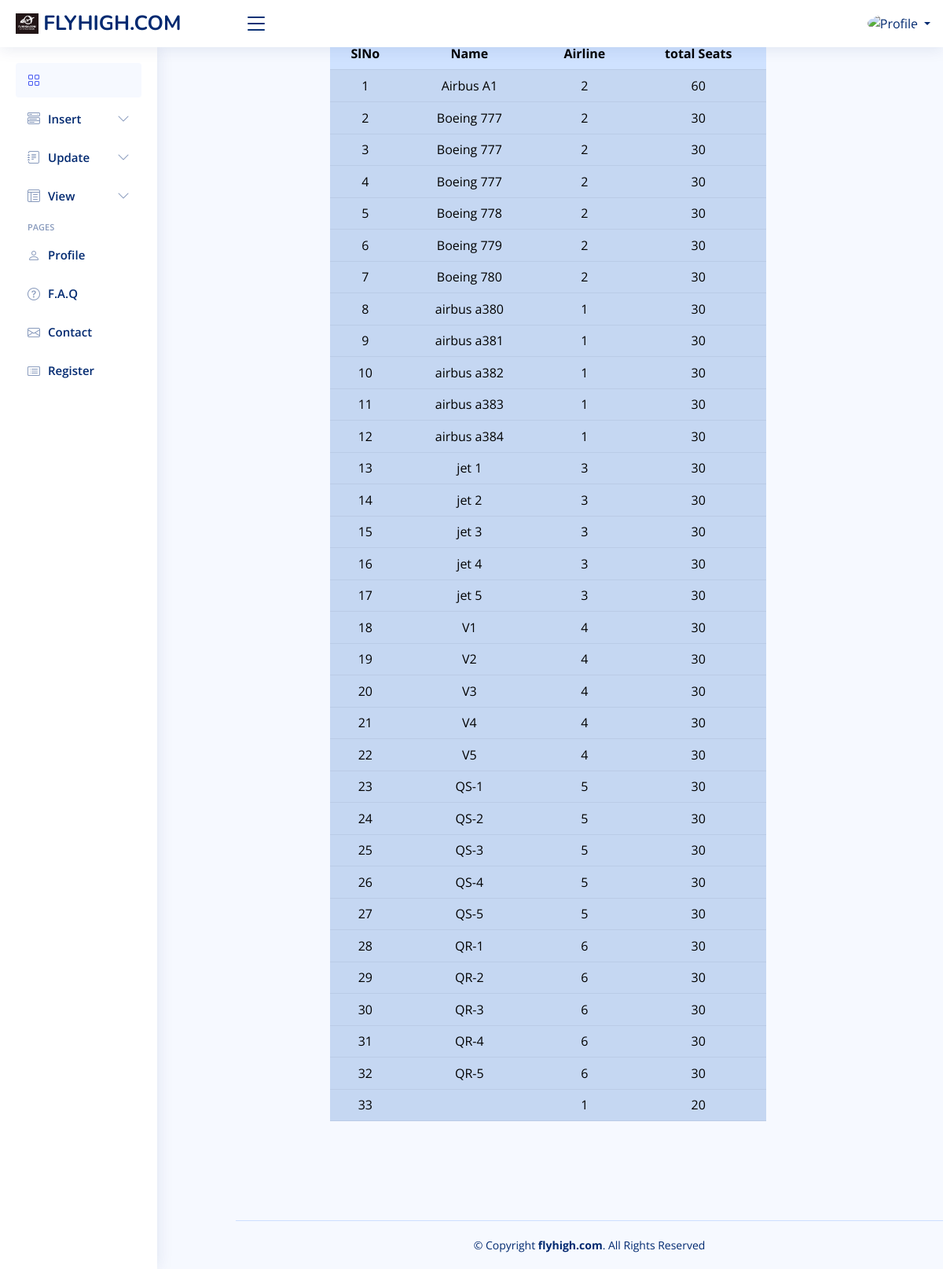
The page /admin/pages/flight/flights.php on the database its author committed.
### tables this page shows
CREATE TABLE `flight` (
  `id` int(11) NOT NULL,
  `name` varchar(50) NOT NULL,
  `airline_id` int(11) NOT NULL,
  `total_seat` int(30) NOT NULL,
  `created_at` timestamp NOT NULL DEFAULT CURRENT_TIMESTAMP ON UPDATE CURRENT_TIMESTAMP,
  `created_by` varchar(50) NOT NULL,
  `edited_at` timestamp NOT NULL DEFAULT CURRENT_TIMESTAMP,
  `edited_by` varchar(50) NOT NULL
);

### admin/pages/flight/flights.php (the view, shortened to what this page needs)
<?php
    require '../../header.php';
    $sql='SELECT * FROM flight';
    $statement=$connection->prepare($sql);
    $statement->execute();
    $flights=$statement->fetchAll(PDO::FETCH_OBJ);
?>
<div class=" container row justify-content-center">
    <div class="col-md-3"></div>
    <div class="col-12 col-md-7  p-5 table-responsive min-vh-100" style="height:300px ">
    <table class="table table-primary table-striped text-center">
        <thead >
            <tr>
                <th>
                    SlNo
                </th>
                <th>
                    Name
                </th>
                <th>
                    Airline
                </th>
                <th>
                    total Seats
                </th>
            </tr>
        </thead>
        <tbody>
            <?php
            $i=1;
             foreach($flights as $flight): ?>
                <tr>
                    <td><?= $i ?></td>
                    <td><?= $flight->name ?></td>
                    <td><?= $flight->airline_id ?></td>
                    <td><?= $flight->total_seat ?></td>
                </tr>
            <tr>
            <?php
            $i=$i+1;
             endforeach ?>
        </tbody>
    </table>
</div>
    </div>
<?php
    require '../../footer.php';
?>

### admin/pages/flight/assets/css/style.css (style rules this page uses)
:root { scroll-behavior: smooth; }
body { font-family: "Open Sans", sans-serif; background: #f6f9ff; color: #444444; }

### admin/assets/css/style.css (style rules this page uses)
:root { scroll-behavior: smooth; }
body { font-family: "Open Sans", sans-serif; background: #f6f9ff; color: #444444; }

### rows shown on the page
flight: name "Airbus A1", airline "2", total_seat "60"
flight: name "Boeing 777", airline "2", total_seat "30"
flight: name "Boeing 777", airline "2", total_seat "30"
flight: name "Boeing 777", airline "2", total_seat "30"
flight: name "Boeing 778", airline "2", total_seat "30"
flight: name "Boeing 779", airline "2", total_seat "30"
flight: name "Boeing 780", airline "2", total_seat "30"
flight: name "airbus a380", airline "1", total_seat "30"
flight: name "airbus a381", airline "1", total_seat "30"
flight: name "airbus a382", airline "1", total_seat "30"
flight: name "airbus a383", airline "1", total_seat "30"
flight: name "airbus a384", airline "1", total_seat "30"
flight: name "jet 1", airline "3", total_seat "30"
flight: name "jet 2", airline "3", total_seat "30"
flight: name "jet 3", airline "3", total_seat "30"
flight: name "jet 4", airline "3", total_seat "30"
flight: name "jet 5", airline "3", total_seat "30"
flight: name "V1", airline "4", total_seat "30"
flight: name "V2", airline "4", total_seat "30"
flight: name "V3", airline "4", total_seat "30"
flight: name "V4", airline "4", total_seat "30"
flight: name "V5", airline "4", total_seat "30"
flight: name "QS-1", airline "5", total_seat "30"
flight: name "QS-2", airline "5", total_seat "30"
flight: name "QS-3", airline "5", total_seat "30"
flight: name "QS-4", airline "5", total_seat "30"
flight: name "QS-5", airline "5", total_seat "30"
flight: name "QR-1", airline "6", total_seat "30"
flight: name "QR-2", airline "6", total_seat "30"
flight: name "QR-3", airline "6", total_seat "30"
flight: name "QR-4", airline "6", total_seat "30"
flight: name "QR-5", airline "6", total_seat "30"
flight: airline "1", total_seat "20"
